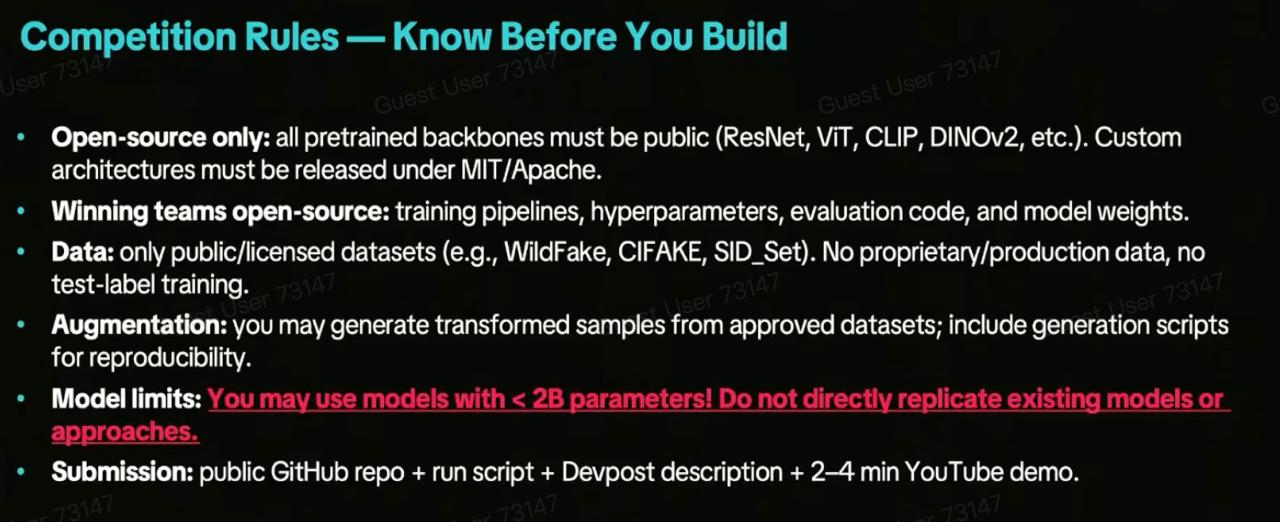
#> input picture photo_2026-08-29_23-29-31.jpg, 1280 x 522 px
$ python -i dedupe.py   (imports and definitions only)
#> lines starting #> are read from the running program, lines starting #| are printed output that depends on the picture
#> in _hash_one, im is the input picture: PIL image 1280x522 RGB; mean R, G, B 30.6, 30.5, 27.8
"""Leakage guard (spec §4.1).

Training data must not overlap COCO val2017 or DALL·E Advanced — the
organisers' demo benchmark. A byte-identity check is not enough: a demo image
that has been resized, re-encoded, or lightly recompressed on its way into a
training pool is still leakage, and its bytes will differ completely. A
perceptual hash catches that; a checksum would not.

Implemented directly rather than pulling in `imagehash`: it is a dozen lines,
it keeps the dependency list short, and it is worth having under test.
"""
from __future__ import annotations

from concurrent.futures import ProcessPoolExecutor

import cv2
import numpy as np
from PIL import Image
from scipy.fft import dct
from tqdm import tqdm


def phash(img: np.ndarray, hash_size: int = 8) -> int:
    """DCT-based perceptual hash. Robust to recompression and rescaling,
    which is exactly the overlap we need to catch."""
#> called with hash_size = 8
    grey = cv2.cvtColor(img, cv2.COLOR_RGB2GRAY)
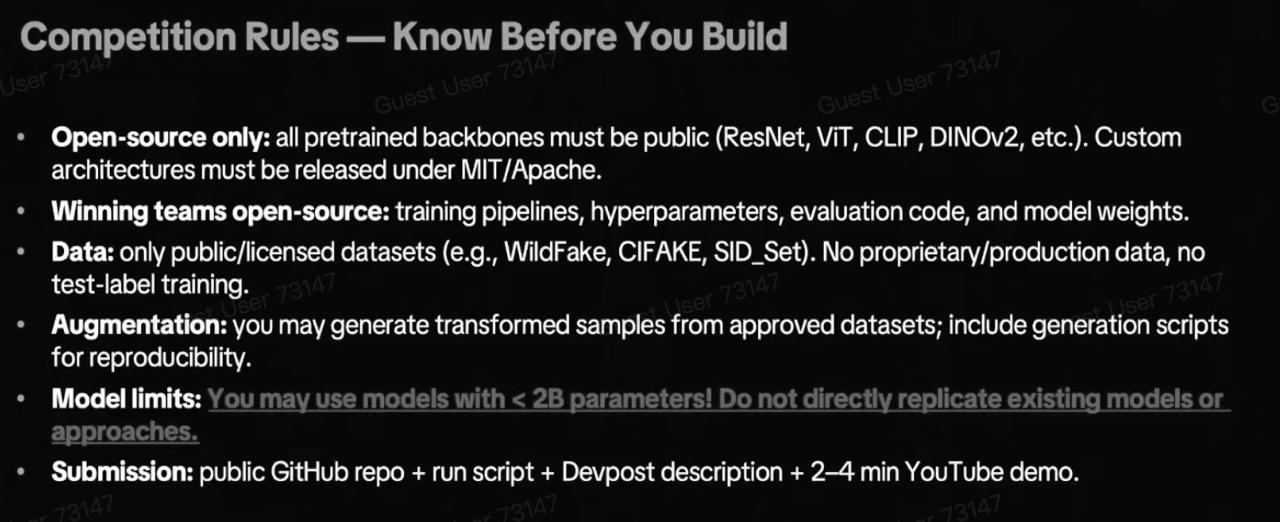
#> grey: shape (522, 1280); min 0, max 255, mean 30.2
    small = cv2.resize(grey, (hash_size * 4, hash_size * 4), interpolation=cv2.INTER_AREA)
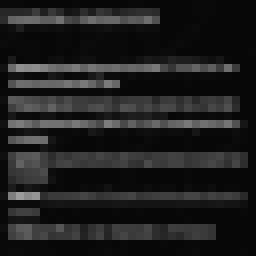
#> small: shape (32, 32) (shown 8 times larger); min 7, max 155, mean 30.2
    d = dct(dct(small.astype(np.float64), axis=0, norm="ortho"), axis=1, norm="ortho")
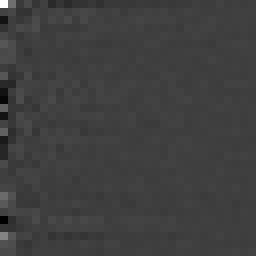
#> d: shape (32, 32) float64 (shown 8 times larger); min -320.8, max 967.8, mean 0.2; drawn with min black and max white
    # Take a (hash_size+1) x (hash_size+1) low-frequency block, then drop its
    # first row and column: that removes the DC term (mean brightness), so a
    # brightness shift (colour jitter is one of the six degradation families
    # this guard must survive) cannot flip a hash bit. Slicing from the
    # +1-sized block, rather than the hash_size x hash_size block, keeps the
    # remaining AC block at hash_size x hash_size, so the hash is still a
    # genuine 64-bit value at hash_size=8. The median and the packed bits
    # both come from this same DC-excluded AC block.
    ac = d[:hash_size + 1, :hash_size + 1][1:, 1:]
    med = np.median(ac)
#> med = -2.87
    bits = (ac > med).flatten()
    out = 0
    for b in bits:
        out = (out << 1) | int(b)
#> this loop made 64 passes
#> (b, out) on passes 2 to 13: (False, 2), (False, 4), (True, 9), (False, 18), (True, 37), (True, 75), (True, 151), (False, 302), (False, 604), (False, 1208), (True, 2417), (False, 4834)
#> out on pass 1: 1
#> after the loop, out = 10887435278374455406
    return out


def hamming(a: int, b: int) -> int:
    return int(bin(a ^ b).count("1"))


def _hash_one(p: str) -> tuple[str, int | None, str | None]:
    """Hash one path. Module-level and returning its error rather than
    raising, so it survives a process-pool boundary: an exception raised in
    a worker arrives at the parent stripped of the path that caused it,
    which is the one thing the caller needs.
    """
    try:
        with Image.open(p) as im:
            return p, phash(np.asarray(im.convert("RGB"), dtype=np.uint8)), None
    except Exception as e:
        return p, None, f"{type(e).__name__}: {e}"


# [42 lines left out: function build_hash_index, not called in this run]


def _pack(hashes: list[int]) -> np.ndarray:
    return np.array([[(h >> (8 * i)) & 0xFF for i in range(8)] for h in hashes], dtype=np.uint8)


_POPCOUNT = np.array([bin(i).count("1") for i in range(256)], dtype=np.uint8)


# [28 lines left out: function find_leaks, not called in this run]

>>> result = _hash_one('../../../photo_2026-08-29_23-29-31.jpg')
